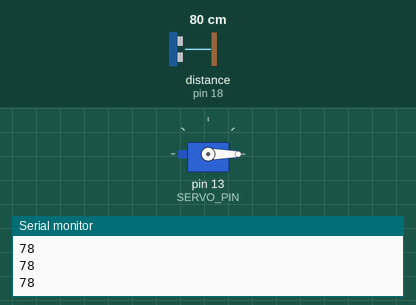
The sketch below on a simulated Arduino Uno, built with avr-gcc and run on an emulated ATmega328P. Shown: servo, the last lines printed to the serial monitor. Wiring (inferred from the names in the program): ultrasonic range finder: trigger pin 5; echo pin 18. The inputs (shaded band) are chosen by the test bench; at power-on: distance to the obstacle (sensor on pin 18) 80 cm. The echo pulse lasts 58.3 µs per cm.

Above: at 1.3 s.
1.4 s: distance to the obstacle (sensor on pin 18) set to 22 cm
2.9 s: distance to the obstacle (sensor on pin 18) set to 18 cm
At 3.8 s:
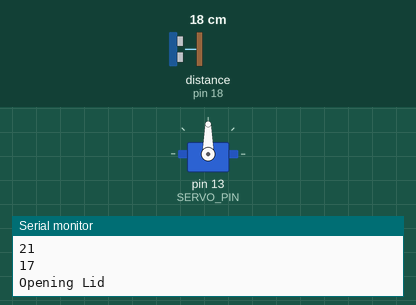
4.5 s: distance to the obstacle (sensor on pin 18) set to 35 cm
At 7.2 s:
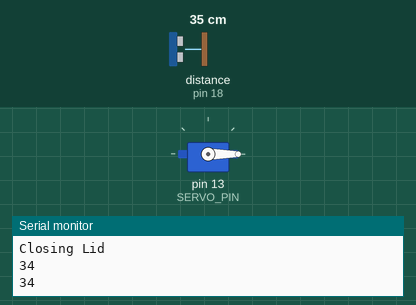
7.5 s: distance to the obstacle (sensor on pin 18) set to 2 cm
At 8.6 s:
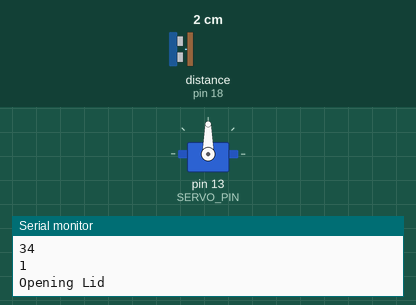
Timing chart, 0 to 11.5 s (numbered marks = the images above; inputs shaded):
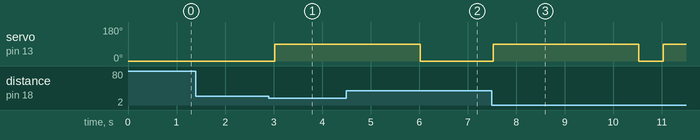

Measured:
- the behaviour switches between 21 and 20 cm on distance to the obstacle (sensor on pin 18) (found by bisection; images 0 and 1)
- after the input at 2.9 s, servo on pin 13 (SERVO_PIN): 0° → 90° after 0.12 s
- after the input at 4.5 s, servo on pin 13 (SERVO_PIN): goes on until 6.0 s, then stays 0°
- after the input at 7.5 s, servo on pin 13 (SERVO_PIN): 0° → 90° at once, → 0° 3.0 s later, → 90° 0.50 s later

The sketch:

smart_dustbin.ino
```cpp
#include <Servo.h>

#define TRIG_PIN 5
#define ECHO_PIN 18
#define SERVO_PIN 13

Servo myServo;

long duration;
int distance;

void setup() {
  Serial.begin(115200);

  pinMode(TRIG_PIN, OUTPUT);
  pinMode(ECHO_PIN, INPUT);

  myServo.attach(SERVO_PIN);
  myServo.write(0); // lid closed
}

int getDistance() {
  digitalWrite(TRIG_PIN, LOW);
  delayMicroseconds(2);

  digitalWrite(TRIG_PIN, HIGH);
  delayMicroseconds(10);
  digitalWrite(TRIG_PIN, LOW);

  duration = pulseIn(ECHO_PIN, HIGH);
  distance = duration * 0.034 / 2;

  return distance;
}

void loop() {
  int dist = getDistance();
  Serial.println(dist);

  if (dist > 0 && dist < 20) {  // hand detected
    Serial.println("Opening Lid");
    myServo.write(90);          // open lid
    delay(3000);                // wait 3 sec
    Serial.println("Closing Lid");
    myServo.write(0);           // close lid
  }

  delay(500);
}
```
